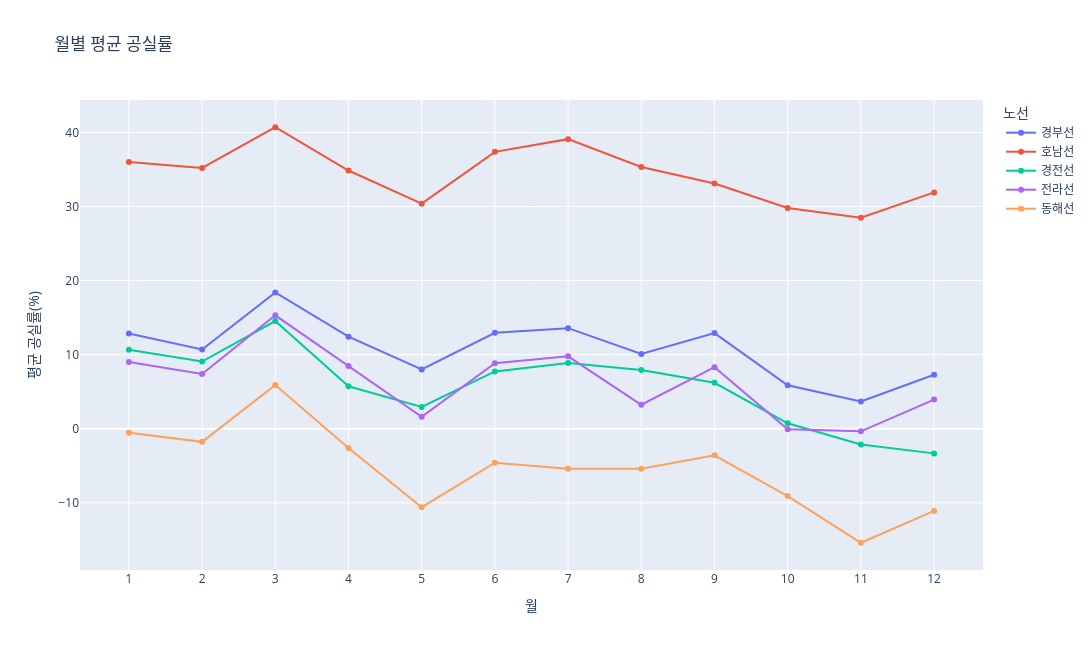

Notebook cell for this chart:
### Markdown cell above
## 5. 월별 평균 공실률 Line Chart

### Code cell
monthly_avg = (
    df.groupby(["월", "노선"], observed=True)["공실률"]
    .mean()
    .reset_index()
)
fig_monthly = px.line(
    monthly_avg,
    x="월",
    y="공실률",
    color="노선",
    markers=True,
    category_orders={"노선": ROUTE_ORDER},
    title="월별 평균 공실률",
)
fig_monthly.update_layout(
    width=1200,
    height=650,
    xaxis=dict(dtick=1),
    legend_title_text="노선",
)
fig_monthly.update_yaxes(title_text="평균 공실률(%)")
fig_monthly.write_image(OUTPUT_DIR / "lineplot_monthly.png", scale=2)
print(OUTPUT_DIR / "lineplot_monthly.png")
fig_monthly.show()

### Figure 1 — Plotly figure (JSON) as saved in the notebook; plotly's stock layout.template omitted (floating-point values rounded to 4 significant figures)
{"data": [{"hovertemplate": "노선=경부선<br>월=%{x}<br>공실률=%{y}<extra></extra>", "legendgroup": "경부선", "line": {"color": "#636efa", "dash": "solid"}, "marker": {"symbol": "circle"}, "mode": "lines+markers", "name": "경부선", "orientation": "v", "showlegend": true, "type": "scatter", "x": [1, 2, 3, 4, 5, 6, 7, 8, 9, 10, 11, 12], "xaxis": "x", "y": [12.85, 10.7, 18.4, 12.43, 8.0, 12.95, 13.57, 10.1, 12.9, 5.857, 3.667, 7.286], "yaxis": "y"}, {"hovertemplate": "노선=호남선<br>월=%{x}<br>공실률=%{y}<extra></extra>", "legendgroup": "호남선", "line": {"color": "#EF553B", "dash": "solid"}, "marker": {"symbol": "circle"}, "mode": "lines+markers", "name": "호남선", "orientation": "v", "showlegend": true, "type": "scatter", "x": [1, 2, 3, 4, 5, 6, 7, 8, 9, 10, 11, 12], "xaxis": "x", "y": [36.0, 35.2, 40.7, 34.86, 30.38, 37.38, 39.1, 35.33, 33.1, 29.81, 28.48, 31.9], "yaxis": "y"}, {"hovertemplate": "노선=경전선<br>월=%{x}<br>공실률=%{y}<extra></extra>", "legendgroup": "경전선", "line": {"color": "#00cc96", "dash": "solid"}, "marker": {"symbol": "circle"}, "mode": "lines+markers", "name": "경전선", "orientation": "v", "showlegend": true, "type": "scatter", "x": [1, 2, 3, 4, 5, 6, 7, 8, 9, 10, 11, 12], "xaxis": "x", "y": [10.67, 9.067, 14.53, 5.733, 2.933, 7.733, 8.867, 7.933, 6.2, 0.7333, -2.133, -3.333], "yaxis": "y"}, {"hovertemplate": "노선=전라선<br>월=%{x}<br>공실률=%{y}<extra></extra>", "legendgroup": "전라선", "line": {"color": "#ab63fa", "dash": "solid"}, "marker": {"symbol": "circle"}, "mode": "lines+markers", "name": "전라선", "orientation": "v", "showlegend": true, "type": "scatter", "x": [1, 2, 3, 4, 5, 6, 7, 8, 9, 10, 11, 12], "xaxis": "x", "y": [9.0, 7.385, 15.31, 8.462, 1.615, 8.846, 9.769, 3.231, 8.308, -0.07143, -0.3571, 3.929], "yaxis": "y"}, {"hovertemplate": "노선=동해선<br>월=%{x}<br>공실률=%{y}<extra></extra>", "legendgroup": "동해선", "line": {"color": "#FFA15A", "dash": "solid"}, "marker": {"symbol": "circle"}, "mode": "lines+markers", "name": "동해선", "orientation": "v", "showlegend": true, "type": "scatter", "x": [1, 2, 3, 4, 5, 6, 7, 8, 9, 10, 11, 12], "xaxis": "x", "y": [-0.5556, -1.778, 5.889, -2.6, -10.6, -4.6, -5.4, -5.4, -3.6, -9.1, -15.4, -11.1], "yaxis": "y"}], "layout": {"height": 650, "legend": {"title": {"text": "노선"}, "tracegroupgap": 0}, "title": {"text": "월별 평균 공실률"}, "width": 1200, "xaxis": {"anchor": "y", "domain": [0.0, 1.0], "dtick": 1, "title": {"text": "월"}}, "yaxis": {"anchor": "x", "domain": [0.0, 1.0], "title": {"text": "평균 공실률(%)"}}}}
